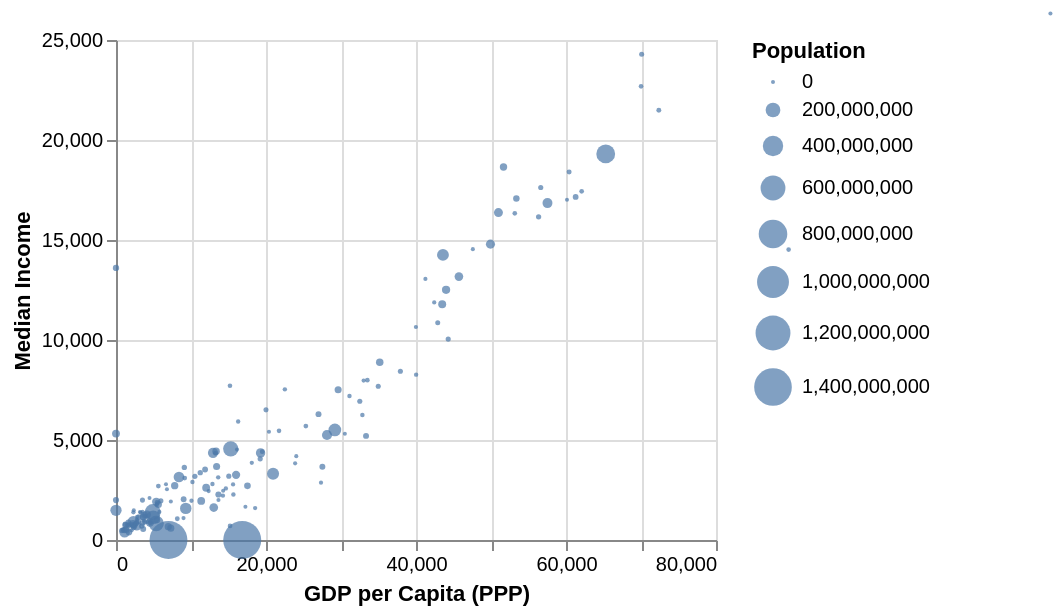

Here is the Vega-Lite specification saved for this chart:
### Vega-Lite specification from a JSON file in a GitHub repository (floating-point values rounded to 4 significant figures; data arrays with more than 128 entries replaced by an {"elided": "..."} marker saying what was removed)
{"$schema": "https://vega.github.io/schema/vega-lite/v5.json", "width": 300, "height": 250, "data": {"values": {"elided": "162 records"}}, "mark": "circle", "encoding": {"x": {"field": "gdpPerCapitaPPP", "type": "quantitative", "scale": {"domain": [0, 80000]}, "title": "GDP per Capita (PPP)"}, "y": {"field": "medianIncome", "type": "quantitative", "scale": {"domain": [0, 25000]}, "title": "Median Income"}, "size": {"field": "pop2022", "type": "quantitative", "title": "Population"}, "tooltip": [{"field": "country", "type": "nominal", "title": "Country"}, {"field": "pop2022", "title": "Population"}, {"field": "gdpPerCapitaPPP", "title": "GDP per Capita (PPP)"}, {"field": "medianIncome", "title": "Median Income"}]}}
